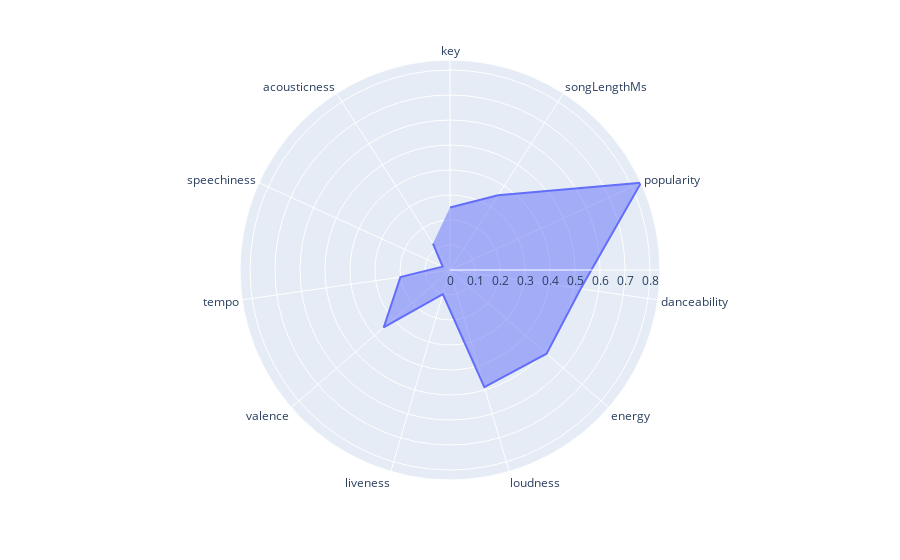

Here is the notebook cell this chart was saved with:
### Code cell
other = songs_liked_scaled[songs_liked_scaled.trackName.str.contains('Takeaway')][of_interest]

fig = px.line_polar(run_with_me, r=other.values[0], theta=other.columns)
fig.update_traces(fill='toself')
fig.show()

### Figure 1 — Plotly figure (JSON) as saved in the notebook; plotly's stock layout.template omitted (floating-point values rounded to 4 significant figures)
{"data": [{"fill": "toself", "hovertemplate": "r=%{r}<br>theta=%{theta}<extra></extra>", "legendgroup": "", "line": {"color": "#636efa", "dash": "solid"}, "mode": "lines", "name": "", "r": [0.25, 0.3555, 0.84, 0.528, 0.511, 0.488, 0.101, 0.351, 0.2004, 0.0324, 0.126], "showlegend": false, "subplot": "polar", "theta": ["key", "songLengthMs", "popularity", "danceability", "energy", "loudness", "liveness", "valence", "tempo", "speechiness", "acousticness"], "type": "scatterpolar"}], "layout": {"legend": {"tracegroupgap": 0}, "margin": {"t": 60}, "polar": {"angularaxis": {"direction": "clockwise", "rotation": 90}, "domain": {"x": [0, 1], "y": [0, 1]}}}}
